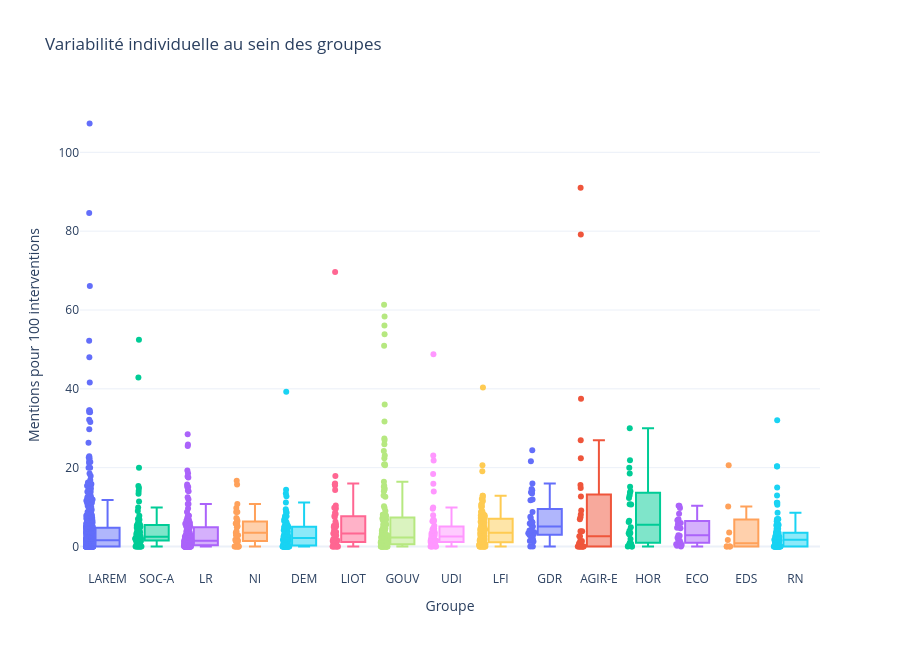

Notebook code for this chart:
### Code cell
fig = px.box(
    d,
    x="affiliation_et_gouv",
    y="mentions_100_interventions",
    color="affiliation_et_gouv",
    points="all",
    hover_name="nom_orateur_clean",
    hover_data={
        "interventions": True,
        "mentions": True,
        "mentions_100_interventions": ":.2f",
    },
    labels={
        "affiliation_et_gouv": "Groupe",
        "mentions_100_interventions": "Mentions pour 100 interventions",
    },
    title="Variabilité individuelle au sein des groupes",
)

fig.update_layout(height=650, template="plotly_white", showlegend=False)

fig.show()

### Figure 1 — Plotly figure (JSON) as saved in the notebook; plotly's stock layout.template omitted (floating-point values rounded to 4 significant figures; data arrays with more than 128 entries replaced by an {"elided": "..."} marker saying what was removed)
{"data": [{"alignmentgroup": "True", "boxpoints": "all", "customdata": {"elided": "422x2 int values"}, "hovertemplate": "<b>%{hovertext}</b><br><br>Groupe=%{x}<br>Mentions pour 100 interventions=%{y:.2f}<br>interventions=%{customdata[0]}<br>mentions=%{customdata[1]}<extra></extra>", "hovertext": {"elided": "422 str values"}, "legendgroup": "LAREM", "marker": {"color": "#636efa"}, "name": "LAREM", "notched": false, "offsetgroup": "LAREM", "orientation": "v", "showlegend": true, "type": "box", "x": {"elided": "422 str values"}, "x0": " ", "xaxis": "x", "y": {"elided": "422 float values"}, "y0": " ", "yaxis": "y"}, {"alignmentgroup": "True", "boxpoints": "all", "customdata": {"elided": "75x2 int values"}, "hovertemplate": "<b>%{hovertext}</b><br><br>Groupe=%{x}<br>Mentions pour 100 interventions=%{y:.2f}<br>interventions=%{customdata[0]}<br>mentions=%{customdata[1]}<extra></extra>", "hovertext": ["M. Alain David", "Mme Laurence Dumont", "M. Jérôme Guedj", "M. David Habib", "M. Jérôme Lambert", "M. Christophe Bouillon", "M. Olivier Dussopt", "M. Régis Juanico", "M. Guillaume Garot", "M. Christian Hutin", "Mme Marietta Karamanli", "Mme George Pau-Langevin", "Mme Delphine Batho", "M. Serge Letchimy", "M. Hervé Saulignac", "Mme Michèle Victory", "Mme Claudia Rouaux", "Mme Marie-Noëlle Battistel", "M. Bertrand Petit", "M. François Pupponi", "M. Luc Carvounas", "Mme Gisèle Biémouret", "M. Stéphane Le Foll", "M. Jean-Louis Bricout", "M. Dominique Potier", "M. Joaquim Pueyo", "Mme Christine Pires Beaune", "Mme Cécile Untermaier", "Mme Sylvie Tolmont", "M. Olivier Faure", "Mme Valérie Rabault", "Mme Ericka Bareigts", "M. Joël Aviragnet", "M. Christian Baptiste", "Mme Hélène Vainqueur-Christophe", "M. Philippe Naillet", "Mme Chantal Jourdan", "M. Boris Vallaud", "Mme Josette Manin", "M. Gérard Leseul", "Mme Isabelle Santiago", "Mme Lamia El Aaraje", "M. Arthur Delaporte", "M. Philippe Brun", "Mme Mélanie Thomin", "M. Mickaël Bouloux", "Mme Anna Pic", "M. Roger Vicot", "M. Inaki Echaniz", "Mme Fatiha Keloua Hachi", "M. Stéphane Delautrette", "M. Elie Califer", "M. Johnny Hajjar", "M. Alain David", "M. Boris Vallaud", "M. Christian Hutin", "M. David Habib", "M. Dominique Potier", "M. Guillaume Garot", "M. Gérard Leseul", "M. Hervé Saulignac", "M. Jean-Louis Bricout", "M. Joël Aviragnet", "M. Philippe Naillet", "Mme Chantal Jourdan", "Mme Christine Pires Beaune", "Mme Cécile Untermaier", "Mme Isabelle Santiago", "Mme Lamia El Aaraje", "Mme Laurence Dumont", "Mme Marie-Noëlle Battistel", "Mme Marietta Karamanli", "Mme Michèle Victory", "Mme Sylvie Tolmont", "Mme Valérie Rabault"], "legendgroup": "SOC-A", "marker": {"color": "#00cc96"}, "name": "SOC-A", "notched": false, "offsetgroup": "SOC-A", "orientation": "v", "showlegend": true, "type": "box", "x": ["SOC-A", "SOC-A", "SOC-A", "SOC-A", "SOC-A", "SOC-A", "SOC-A", "SOC-A", "SOC-A", "SOC-A", "SOC-A", "SOC-A", "SOC-A", "SOC-A", "SOC-A", "SOC-A", "SOC-A", "SOC-A", "SOC-A", "SOC-A", "SOC-A", "SOC-A", "SOC-A", "SOC-A", "SOC-A", "SOC-A", "SOC-A", "SOC-A", "SOC-A", "SOC-A", "SOC-A", "SOC-A", "SOC-A", "SOC-A", "SOC-A", "SOC-A", "SOC-A", "SOC-A", "SOC-A", "SOC-A", "SOC-A", "SOC-A", "SOC-A", "SOC-A", "SOC-A", "SOC-A", "SOC-A", "SOC-A", "SOC-A", "SOC-A", "SOC-A", "SOC-A", "SOC-A", "SOC-A", "SOC-A", "SOC-A", "SOC-A", "SOC-A", "SOC-A", "SOC-A", "SOC-A", "SOC-A", "SOC-A", "SOC-A", "SOC-A", "SOC-A", "SOC-A", "SOC-A", "SOC-A", "SOC-A", "SOC-A", "SOC-A", "SOC-A", "SOC-A", "SOC-A"], "x0": " ", "xaxis": "x", "y": [2.913, 0.8757, 3.272, 2.047, 0.3891, 5.018, 0.9901, 1.481, 1.656, 3.162, 4.754, 6.991, 1.859, 15.35, 6.041, 9.028, 2.174, 0.7634, 5.263, 3.295, 5.556, 2.381, 0.0, 0.612, 7.78, 5.528, 1.591, 4.393, 2.521, 5.906, 2.763, 0.8902, 1.46, 1.77, 2.5, 2.055, 1.408, 9.892, 6.977, 3.597, 5.797, 42.86, 3.857, 3.704, 2.804, 1.923, 1.77, 4.167, 1.977, 4.516, 1.961, 13.39, 20.0, 14.81, 1.418, 0.0, 2.041, 6.818, 0.0, 2.37, 11.43, 1.63, 2.083, 3.704, 0.0, 0.0, 14.1, 0.0, 52.45, 0.0, 0.0, 5.0, 0.0, 2.326, 1.961], "y0": " ", "yaxis": "y"}, {"alignmentgroup": "True", "boxpoints": "all", "customdata": {"elided": "175x2 int values"}, "hovertemplate": "<b>%{hovertext}</b><br><br>Groupe=%{x}<br>Mentions pour 100 interventions=%{y:.2f}<br>interventions=%{customdata[0]}<br>mentions=%{customdata[1]}<extra></extra>", "hovertext": {"elided": "175 str values"}, "legendgroup": "LR", "marker": {"color": "#ab63fa"}, "name": "LR", "notched": false, "offsetgroup": "LR", "orientation": "v", "showlegend": true, "type": "box", "x": {"elided": "175 str values"}, "x0": " ", "xaxis": "x", "y": {"elided": "175 float values"}, "y0": " ", "yaxis": "y"}, {"alignmentgroup": "True", "boxpoints": "all", "customdata": [[726, 71], [574, 10], [39, 2], [513, 25], [154, 9], [65, 1], [123, 0], [89, 5], [350, 21], [159, 25], [57, 5], [37, 4], [722, 11], [127, 0], [141, 2], [195, 2], [30, 5], [43, 3], [184, 10], [26, 1], [35, 1], [152, 0], [166, 12], [67, 1], [34, 2], [89, 0], [57, 5], [73, 1], [77, 5], [104, 0], [28, 0], [57, 2], [35, 1], [36, 0], [104, 3]], "hovertemplate": "<b>%{hovertext}</b><br><br>Groupe=%{x}<br>Mentions pour 100 interventions=%{y:.2f}<br>interventions=%{customdata[0]}<br>mentions=%{customdata[1]}<extra></extra>", "hovertext": ["M. Nicolas Dupont-Aignan", "M. Jean Lassalle", "Mme Véronique Besse", "Mme Delphine Batho", "Mme Sylvia Pinel", "M. Olivier Falorni", "Mme Jeanine Dubié", "Mme Delphine Bagarry", "M. Michel Castellani", "M. Jean-Félix Acquaviva", "M. Paul-André Colombani", "M. Sébastien Nadot", "Mme Emmanuelle Ménard", "M. Matthieu Orphelin", "Mme Émilie Cariou", "Mme Agnès Thill", "M. José Evrard", "M. Aurélien Taché", "M. M'jid El Guerrab", "Mme Paula Forteza", "M. Joachim Son-Forget", "Mme Albane Gaillot", "Mme Marie-France Lorho", "M. Guillaume Chiche", "M. Cédric Villani", "Mme Martine Wonner", "M. Hubert Julien-Laferrière", "M. Guillaume Chiche", "M. Nicolas Dupont-Aignan", "Mme Albane Gaillot", "Mme Delphine Bagarry", "Mme Delphine Batho", "Mme Marie-France Lorho", "Mme Martine Wonner", "Mme Émilie Cariou"], "legendgroup": "NI", "marker": {"color": "#FFA15A"}, "name": "NI", "notched": false, "offsetgroup": "NI", "orientation": "v", "showlegend": true, "type": "box", "x": ["NI", "NI", "NI", "NI", "NI", "NI", "NI", "NI", "NI", "NI", "NI", "NI", "NI", "NI", "NI", "NI", "NI", "NI", "NI", "NI", "NI", "NI", "NI", "NI", "NI", "NI", "NI", "NI", "NI", "NI", "NI", "NI", "NI", "NI", "NI"], "x0": " ", "xaxis": "x", "y": [9.78, 1.742, 5.128, 4.873, 5.844, 1.538, 0.0, 5.618, 6.0, 15.72, 8.772, 10.81, 1.524, 0.0, 1.418, 1.026, 16.67, 6.977, 5.435, 3.846, 2.857, 0.0, 7.229, 1.493, 5.882, 0.0, 8.772, 1.37, 6.494, 0.0, 0.0, 3.509, 2.857, 0.0, 2.885], "y0": " ", "yaxis": "y"}, {"alignmentgroup": "True", "boxpoints": "all", "customdata": {"elided": "97x2 int values"}, "hovertemplate": "<b>%{hovertext}</b><br><br>Groupe=%{x}<br>Mentions pour 100 interventions=%{y:.2f}<br>interventions=%{customdata[0]}<br>mentions=%{customdata[1]}<extra></extra>", "hovertext": ["M. Michel Fanget", "M. Philippe Vigier", "M. François Pupponi", "M. Olivier Falorni", "Mme Marielle de Sarnez", "M. Mohamed Laqhila", "M. Christophe Blanchet", "Mme Nadia Essayan", "M. Christophe Jerretie", "M. Jean-Pierre Cubertafon", "M. Philippe Berta", "M. Jean-Luc Lagleize", "M. Erwan Balanant", "Mme Sophie Mette", "Mme Sabine Thillaye", "Mme Élodie Jacquier-Laforge", "Mme Geneviève Darrieussecq", "M. Fabien Lainé", "M. Marc Fesneau", "M. Stéphane Baudu", "Mme Sarah El Haïry", "M. Luc Geismar", "Mme Sandrine Josso", "M. Richard Ramos", "M. Philippe Bolo", "M. Laurent Garcia", "Mme Géraldine Bannier", "M. Brahim Hammouche", "M. Jimmy Pahun", "Mme Perrine Goulet", "Mme Marguerite Deprez-Audebert", "M. Bruno Duvergé", "Mme Laurence Vichnievsky", "Mme Josy Poueyto", "M. Jean-Paul Mattei", "M. Sylvain Waserman", "Mme Florence Lasserre-David", "M. Vincent Bru", "Mme Nathalie Elimas", "M. David Corceiro", "Mme Justine Benin", "M. Max Mathiasin", "M. Frédéric Petit", "Mme Maud Petit", "Mme Blandine Brocard", "M. Patrick Mignola", "Mme Aude Luquet", "M. Jean-Louis Bourlanges", "M. Philippe Michel-Kleisbauer", "Mme Isabelle Florennes", "Mme Maud Gatel", "M. Jean-Noël Barrot", "Mme Michèle de Vaucouleurs", "M. Bruno Millienne", "M. Philippe Latombe", "M. Patrick Loiseau", "M. Nicolas Turquois", "M. Bruno Fuchs", "M. Cyrille Isaac-Sibille", "M. Romain Daubié", "M. Mickaël Cosson", "Mme Anne-Laure Babault", "M. Laurent Croizier", "M. Laurent Esquenet-Goxes", "M. Frédéric Zgainski", "M. Emmanuel Mandon", "Mme Mathilde Desjonquères", "Mme Delphine Lingemann", "Mme Louise Morel", "M. Hubert Ott", "M. Éric Martineau", "Mme Marina Ferrari", "M. Pascal Lecamp", "Mme Estelle Folest", "Mme Anne Bergantz", "M. Bruno Millienne", "M. Christophe Blanchet", "M. Christophe Jerretie", "M. Cyrille Isaac-Sibille", "M. Erwan Balanant", "M. François Pupponi", "M. Jean-Louis Bourlanges", "M. Jean-Paul Mattei", "M. Jimmy Pahun", "M. Mohamed Laqhila", "M. Nicolas Turquois", "M. Philippe Berta", "M. Philippe Latombe", "M. Philippe Vigier", "Mme Blandine Brocard", "Mme Frédérique Tuffnell", "Mme Géraldine Bannier", "Mme Laurence Vichnievsky", "Mme Maud Petit", "Mme Michèle de Vaucouleurs", "Mme Perrine Goulet", "Mme Sophie Mette"], "legendgroup": "DEM", "marker": {"color": "#19d3f3"}, "name": "DEM", "notched": false, "offsetgroup": "DEM", "orientation": "v", "showlegend": true, "type": "box", "x": ["DEM", "DEM", "DEM", "DEM", "DEM", "DEM", "DEM", "DEM", "DEM", "DEM", "DEM", "DEM", "DEM", "DEM", "DEM", "DEM", "DEM", "DEM", "DEM", "DEM", "DEM", "DEM", "DEM", "DEM", "DEM", "DEM", "DEM", "DEM", "DEM", "DEM", "DEM", "DEM", "DEM", "DEM", "DEM", "DEM", "DEM", "DEM", "DEM", "DEM", "DEM", "DEM", "DEM", "DEM", "DEM", "DEM", "DEM", "DEM", "DEM", "DEM", "DEM", "DEM", "DEM", "DEM", "DEM", "DEM", "DEM", "DEM", "DEM", "DEM", "DEM", "DEM", "DEM", "DEM", "DEM", "DEM", "DEM", "DEM", "DEM", "DEM", "DEM", "DEM", "DEM", "DEM", "DEM", "DEM", "DEM", "DEM", "DEM", "DEM", "DEM", "DEM", "DEM", "DEM", "DEM", "DEM", "DEM", "DEM", "DEM", "DEM", "DEM", "DEM", "DEM", "DEM", "DEM", "DEM", "DEM"], "x0": " ", "xaxis": "x", "y": [3.333, 4.424, 13.43, 6.944, 1.099, 1.617, 0.0, 6.098, 0.0, 1.818, 0.0, 6.061, 1.531, 3.804, 1.205, 2.85, 0.0, 0.0, 6.944, 0.0, 8.475, 4.762, 2.381, 1.553, 1.143, 7.368, 4.781, 11.14, 0.432, 3.68, 2.985, 0.0, 7.672, 1.98, 2.469, 1.647, 2.128, 4.142, 0.3012, 2.326, 6.486, 5.455, 2.524, 5.143, 4.626, 8.951, 1.06, 6.383, 4.717, 14.38, 0.0, 4.511, 2.506, 0.6274, 0.6383, 3.704, 3.07, 2.032, 0.8439, 0.7576, 3.704, 0.0, 1.189, 3.75, 0.0, 9.474, 0.0, 6.542, 0.4444, 39.29, 2.532, 0.9346, 2.158, 0.0, 8.571, 0.3976, 0.0, 0.0, 0.0, 3.704, 6.757, 7.692, 1.695, 0.0, 0.0, 1.724, 0.0, 0.0, 0.0, 4.938, 0.0, 0.0, 12.73, 5.128, 0.0, 5.263, 0.0], "y0": " ", "yaxis": "y"}, {"alignmentgroup": "True", "boxpoints": "all", "customdata": [[319, 20], [31, 0], [276, 8], [44, 0], [59, 0], [761, 23], [757, 40], [399, 9], [81, 4], [1011, 41], [108, 4], [919, 13], [79, 55], [714, 70], [434, 8], [1173, 15], [453, 65], [327, 28], [77, 8], [46, 0], [59, 2], [142, 8], [109, 4], [71, 11], [285, 22], [125, 1], [292, 4], [176, 2], [153, 5], [110, 1], [128, 0], [267, 10], [125, 2], [112, 20], [2136, 54], [97, 8], [210, 1], [303, 3], [37, 0], [25, 4], [42, 0], [176, 3], [98, 5], [38, 6], [36, 1], [40, 3], [114, 11]], "hovertemplate": "<b>%{hovertext}</b><br><br>Groupe=%{x}<br>Mentions pour 100 interventions=%{y:.2f}<br>interventions=%{customdata[0]}<br>mentions=%{customdata[1]}<extra></extra>", "hovertext": ["M. Jean Lassalle", "M. Pierre Morel-À-L'Huissier", "M. Yannick Favennec Becot", "M. Guy Bricout", "M. Jean-Luc Warsmann", "M. Philippe Vigier", "M. Bertrand Pancher", "Mme Sylvia Pinel", "M. Jean-Michel Clément", "M. François Pupponi", "M. Jean-Louis Bricout", "M. François-Michel Lambert", "M. Olivier Falorni", "M. Paul Molac", "Mme Jeanine Dubié", "M. Michel Castellani", "M. Jean-Félix Acquaviva", "M. Paul-André Colombani", "M. Benoit Simian", "M. Matthieu Orphelin", "Mme Jennifer De Temmerman", "Mme Béatrice Descamps", "M. Olivier Serva", "M. Max Mathiasin", "M. M'jid El Guerrab", "Mme Nathalie Bassire", "Mme Frédérique Dumas", "M. Christophe Naegelen", "Mme Martine Wonner", "M. Laurent Panifous", "M. David Taupiac", "M. Benjamin Saint-Huile", "M. Stéphane Lenormand", "Mme Estelle Youssouffa", "M. Charles de Courson", "M. Bertrand Pancher", "M. Charles de Courson", "M. François-Michel Lambert", "M. Jean Lassalle", "M. Jean-Félix Acquaviva", "M. Jean-Michel Clément", "M. Michel Castellani", "M. Paul Molac", "Mme Frédérique Dumas", "Mme Jennifer De Temmerman", "Mme Martine Wonner", "Mme Sylvia Pinel"], "legendgroup": "LIOT", "marker": {"color": "#FF6692"}, "name": "LIOT", "notched": false, "offsetgroup": "LIOT", "orientation": "v", "showlegend": true, "type": "box", "x": ["LIOT", "LIOT", "LIOT", "LIOT", "LIOT", "LIOT", "LIOT", "LIOT", "LIOT", "LIOT", "LIOT", "LIOT", "LIOT", "LIOT", "LIOT", "LIOT", "LIOT", "LIOT", "LIOT", "LIOT", "LIOT", "LIOT", "LIOT", "LIOT", "LIOT", "LIOT", "LIOT", "LIOT", "LIOT", "LIOT", "LIOT", "LIOT", "LIOT", "LIOT", "LIOT", "LIOT", "LIOT", "LIOT", "LIOT", "LIOT", "LIOT", "LIOT", "LIOT", "LIOT", "LIOT", "LIOT", "LIOT"], "x0": " ", "xaxis": "x", "y": [6.27, 0.0, 2.899, 0.0, 0.0, 3.022, 5.284, 2.256, 4.938, 4.055, 3.704, 1.415, 69.62, 9.804, 1.843, 1.279, 14.35, 8.563, 10.39, 0.0, 3.39, 5.634, 3.67, 15.49, 7.719, 0.8, 1.37, 1.136, 3.268, 0.9091, 0.0, 3.745, 1.6, 17.86, 2.528, 8.247, 0.4762, 0.9901, 0.0, 16.0, 0.0, 1.705, 5.102, 15.79, 2.778, 7.5, 9.649], "y0": " ", "yaxis": "y"}, {"alignmentgroup": "True", "boxpoints": "all", "customdata": {"elided": "135x2 int values"}, "hovertemplate": "<b>%{hovertext}</b><br><br>Groupe=%{x}<br>Mentions pour 100 interventions=%{y:.2f}<br>interventions=%{customdata[0]}<br>mentions=%{customdata[1]}<extra></extra>", "hovertext": {"elided": "135 str values"}, "legendgroup": "GOUV", "marker": {"color": "#B6E880"}, "name": "GOUV", "notched": false, "offsetgroup": "GOUV", "orientation": "v", "showlegend": true, "type": "box", "x": {"elided": "135 str values"}, "x0": " ", "xaxis": "x", "y": {"elided": "135 float values"}, "y0": " ", "yaxis": "y"}, {"alignmentgroup": "True", "boxpoints": "all", "customdata": [[97, 2], [195, 8], [173, 1], [107, 5], [323, 9], [117, 3], [408, 2], [157, 1], [364, 6], [39, 9], [1076, 171], [234, 4], [575, 3], [560, 18], [1843, 6], [177, 2], [37, 1], [879, 46], [123, 60], [409, 6], [215, 30], [63, 5], [384, 38], [289, 13], [156, 3], [563, 9], [410, 6], [210, 3], [249, 5], [343, 22], [230, 22], [123, 8], [43, 0], [97, 4], [525, 19], [99, 1], [189, 13], [25, 0], [873, 10], [59, 2], [38, 7], [55, 12], [74, 2], [162, 7], [35, 1], [28, 0], [187, 3], [35, 0], [134, 0], [47, 1], [107, 1]], "hovertemplate": "<b>%{hovertext}</b><br><br>Groupe=%{x}<br>Mentions pour 100 interventions=%{y:.2f}<br>interventions=%{customdata[0]}<br>mentions=%{customdata[1]}<extra></extra>", "hovertext": ["M. Maurice Leroy", "M. Pierre Morel-À-L'Huissier", "M. Yannick Favennec Becot", "M. Stéphane Demilly", "M. Michel Zumkeller", "M. Antoine Herth", "M. Francis Vercamer", "M. Guy Bricout", "Mme Agnès Firmin Le Bodo", "M. Yves Jégo", "M. Jean-Christophe Lagarde", "M. Jean-Luc Warsmann", "Mme Laure de La Raudière", "M. Philippe Vigier", "M. Thierry Benoit", "M. Bertrand Pancher", "M. Franck Riester", "M. Pascal Brindeau", "M. Philippe Gomès", "M. Paul Christophe", "M. Olivier Becht", "M. Grégory Labille", "M. Meyer Habib", "Mme Maina Sage", "M. Vincent Ledoux", "Mme Sophie Auconie", "Mme Lise Magnier", "Mme Valérie Six", "Mme Agnès Thill", "Mme Béatrice Descamps", "M. Philippe Dunoyer", "Mme Nicole Sanquer", "M. Joachim Son-Forget", "Mme Frédérique Dumas", "M. Christophe Naegelen", "Mme Patricia Lemoine", "M. Pierre-Yves Bournazel", "Mme Sophie Métadier", "M. Charles de Courson", "M. Christophe Naegelen", "M. Jean-Christophe Lagarde", "M. Meyer Habib", "M. Michel Zumkeller", "M. Pascal Brindeau", "M. Philippe Gomès", "M. Pierre Morel-À-L'Huissier", "M. Thierry Benoit", "M. Yannick Favennec Becot", "Mme Agnès Thill", "Mme Béatrice Descamps", "Mme Valérie Six"], "legendgroup": "UDI", "marker": {"color": "#FF97FF"}, "name": "UDI", "notched": false, "offsetgroup": "UDI", "orientation": "v", "showlegend": true, "type": "box", "x": ["UDI", "UDI", "UDI", "UDI", "UDI", "UDI", "UDI", "UDI", "UDI", "UDI", "UDI", "UDI", "UDI", "UDI", "UDI", "UDI", "UDI", "UDI", "UDI", "UDI", "UDI", "UDI", "UDI", "UDI", "UDI", "UDI", "UDI", "UDI", "UDI", "UDI", "UDI", "UDI", "UDI", "UDI", "UDI", "UDI", "UDI", "UDI", "UDI", "UDI", "UDI", "UDI", "UDI", "UDI", "UDI", "UDI", "UDI", "UDI", "UDI", "UDI", "UDI"], "x0": " ", "xaxis": "x", "y": [2.062, 4.103, 0.578, 4.673, 2.786, 2.564, 0.4902, 0.6369, 1.648, 23.08, 15.89, 1.709, 0.5217, 3.214, 0.3256, 1.13, 2.703, 5.233, 48.78, 1.467, 13.95, 7.937, 9.896, 4.498, 1.923, 1.599, 1.463, 1.429, 2.008, 6.414, 9.565, 6.504, 0.0, 4.124, 3.619, 1.01, 6.878, 0.0, 1.145, 3.39, 18.42, 21.82, 2.703, 4.321, 2.857, 0.0, 1.604, 0.0, 0.0, 2.128, 0.9346], "y0": " ", "yaxis": "y"}, {"alignmentgroup": "True", "boxpoints": "all", "customdata": {"elided": "94x2 int values"}, "hovertemplate": "<b>%{hovertext}</b><br><br>Groupe=%{x}<br>Mentions pour 100 interventions=%{y:.2f}<br>interventions=%{customdata[0]}<br>mentions=%{customdata[1]}<extra></extra>", "hovertext": ["M. Jean-Luc Mélenchon", "Mme Élisa Martin", "Mme Clémentine Autain", "M. Jean-Philippe Nilor", "Mme Bénédicte Taurine", "M. Michel Larive", "M. Loïc Prud'homme", "Mme Muriel Ressiguier", "Mme Caroline Fiat", "M. Adrien Quatennens", "M. Ugo Bernalicis", "M. Bastien Lachaud", "Mme Mathilde Panot", "M. Jean-Hugues Ratenon", "M. Éric Coquerel", "M. Alexis Corbière", "Mme Sabine Rubin", "Mme Danièle Obono", "M. François Ruffin", "Mme Sophia Chikirou", "Mme Sarah Legrain", "M. Léo Walter", "M. Laurent Alexandre", "M. Manuel Bompard", "M. Hendrik Davi", "M. Sébastien Delogu", "Mme Murielle Lepvraud", "Mme Catherine Couturier", "Mme Pascale Martin", "M. Michel Sala", "M. Hadrien Clouet", "Mme Anne Stambach-Terrenoir", "M. François Piquemal", "M. Christophe Bex", "Mme Nathalie Oziol", "M. Sébastien Rome", "M. Sylvain Carrière", "M. Frédéric Mathieu", "Mme Mathilde Hignet", "Mme Andrée Taurinya", "M. Andy Kerbrat", "Mme Ségolène Amiot", "M. Matthias Tavel", "Mme Charlotte Leduc", "Mme Martine Etienne", "M. David Guiraud", "Mme Marianne Maximi", "M. Emmanuel Fernandes", "M. Gabriel Amard", "M. Idir Boumertit", "M. Rodrigo Arenas", "Mme Élise Leboucher", "M. Jean-François Coulomme", "Mme Aurélie Trouvé", "Mme Alma Dufour", "Mme Nadège Abomangoli", "M. Jérôme Legavre", "Mme Clémence Guetté", "M. Louis Boyard", "M. Damien Maudet", "Mme Rachel Keke", "Mme Ersilia Soudais", "Mme Manon Meunier", "M. Maxime Laisney", "M. Florian Chauche", "Mme Farida Amrani", "M. Paul Vannier", "M. Carlos Martens Bilongo", "M. Arnaud Le Gall", "M. William Martinet", "M. Antoine Léaument", "Mme Karen Erodi", "M. Aurélien Saintoul", "Mme Danielle Simonnet", "M. Thomas Portes", "M. Perceval Gaillard", "M. Aymeric Caron", "Mme Raquel Garrido", "M. René Pilato", "M. Adrien Quatennens", "M. Alexis Corbière", "M. Bastien Lachaud", "M. François Ruffin", "M. Jean-Hugues Ratenon", "M. Jean-Luc Mélenchon", "M. Loïc Prud'homme", "M. Michel Larive", "M. Ugo Bernalicis", "M. Éric Coquerel", "Mme Bénédicte Taurine", "Mme Caroline Fiat", "Mme Danièle Obono", "Mme Mathilde Panot", "Mme Sabine Rubin"], "legendgroup": "LFI", "marker": {"color": "#FECB52"}, "name": "LFI", "notched": false, "offsetgroup": "LFI", "orientation": "v", "showlegend": true, "type": "box", "x": ["LFI", "LFI", "LFI", "LFI", "LFI", "LFI", "LFI", "LFI", "LFI", "LFI", "LFI", "LFI", "LFI", "LFI", "LFI", "LFI", "LFI", "LFI", "LFI", "LFI", "LFI", "LFI", "LFI", "LFI", "LFI", "LFI", "LFI", "LFI", "LFI", "LFI", "LFI", "LFI", "LFI", "LFI", "LFI", "LFI", "LFI", "LFI", "LFI", "LFI", "LFI", "LFI", "LFI", "LFI", "LFI", "LFI", "LFI", "LFI", "LFI", "LFI", "LFI", "LFI", "LFI", "LFI", "LFI", "LFI", "LFI", "LFI", "LFI", "LFI", "LFI", "LFI", "LFI", "LFI", "LFI", "LFI", "LFI", "LFI", "LFI", "LFI", "LFI", "LFI", "LFI", "LFI", "LFI", "LFI", "LFI", "LFI", "LFI", "LFI", "LFI", "LFI", "LFI", "LFI", "LFI", "LFI", "LFI", "LFI", "LFI", "LFI", "LFI", "LFI", "LFI", "LFI"], "x0": " ", "xaxis": "x", "y": [12.4, 3.232, 8.279, 0.0, 6.091, 8.262, 1.489, 6.957, 1.622, 5.714, 2.607, 10.59, 8.963, 5.0, 6.091, 12.02, 10.93, 4.076, 3.315, 0.624, 0.3546, 5.021, 6.667, 0.7712, 0.0, 4.969, 4.348, 1.799, 2.083, 4.0, 1.259, 0.0, 8.763, 2.679, 0.4796, 10.17, 2.02, 1.319, 0.0, 5.252, 7.917, 0.6067, 1.472, 9.89, 0.0, 2.439, 12.84, 2.778, 2.073, 0.0, 6.452, 1.099, 2.222, 1.431, 0.0, 7.965, 0.0, 0.9615, 2.838, 3.535, 3.448, 12.9, 0.5495, 1.034, 0.0, 0.3704, 7.225, 5.769, 1.476, 3.947, 10.3, 0.0, 3.406, 7.517, 6.25, 19.12, 6.897, 4.127, 2.899, 4.0, 40.33, 7.895, 0.3953, 2.0, 20.63, 0.5525, 5.263, 4.326, 11.54, 0.0, 0.5871, 4.483, 7.95, 7.059], "y0": " ", "yaxis": "y"}, {"alignmentgroup": "True", "boxpoints": "all", "customdata": [[2316, 96], [5130, 80], [163, 5], [717, 44], [250, 7], [310, 67], [594, 80], [2341, 48], [4211, 213], [900, 28], [1712, 72], [153, 21], [34, 4], [66, 5], [125, 20], [2815, 247], [1347, 71], [1183, 43], [5485, 319], [252, 15], [360, 8], [89, 5], [84, 10], [28, 4], [33, 1], [110, 7], [141, 0], [283, 10], [215, 3], [99, 4], [151, 22], [204, 6], [115, 2], [215, 0], [536, 18], [315, 4], [160, 22], [226, 9], [83, 6], [50, 3], [135, 33]], "hovertemplate": "<b>%{hovertext}</b><br><br>Groupe=%{x}<br>Mentions pour 100 interventions=%{y:.2f}<br>interventions=%{customdata[0]}<br>mentions=%{customdata[1]}<extra></extra>", "hovertext": ["M. André Chassaigne", "M. Jean-Paul Lecoq", "Mme Huguette Bello", "M. Nicolas Sansu", "M. Jean-Philippe Nilor", "M. Gabriel Serville", "Mme Marie-George Buffet", "M. Jean-Paul Dufrègne", "M. Pierre Dharréville", "M. Alain Bruneel", "M. Fabien Roussel", "Mme Soumya Bourouaha", "M. Jiovanny William", "Mme Manuéla Kéclard-Mondésir", "M. Moetai Brotherson", "M. Stéphane Peu", "Mme Elsa Faucillon", "M. Hubert Wulfranc", "M. Sébastien Jumel", "Mme Karine Lebon", "M. Yannick Monnet", "M. Jean-Marc Tellier", "M. Tematai Le Gayic", "M. Steve Chailloux", "Mme Mereana Reid Arbelot", "M. Marcellin Nadeau", "M. Jean-Victor Castor", "M. Davy Rimane", "Mme Emeline K/Bidi", "M. Frédéric Maillot", "M. Alain Bruneel", "M. André Chassaigne", "M. Hubert Wulfranc", "M. Jean-Paul Dufrègne", "M. Jean-Paul Lecoq", "M. Pierre Dharréville", "M. Stéphane Peu", "M. Sébastien Jumel", "Mme Elsa Faucillon", "Mme Karine Lebon", "Mme Marie-George Buffet"], "legendgroup": "GDR", "marker": {"color": "#636efa"}, "name": "GDR", "notched": false, "offsetgroup": "GDR", "orientation": "v", "showlegend": true, "type": "box", "x": ["GDR", "GDR", "GDR", "GDR", "GDR", "GDR", "GDR", "GDR", "GDR", "GDR", "GDR", "GDR", "GDR", "GDR", "GDR", "GDR", "GDR", "GDR", "GDR", "GDR", "GDR", "GDR", "GDR", "GDR", "GDR", "GDR", "GDR", "GDR", "GDR", "GDR", "GDR", "GDR", "GDR", "GDR", "GDR", "GDR", "GDR", "GDR", "GDR", "GDR", "GDR"], "x0": " ", "xaxis": "x", "y": [4.145, 1.559, 3.067, 6.137, 2.8, 21.61, 13.47, 2.05, 5.058, 3.111, 4.206, 13.73, 11.76, 7.576, 16.0, 8.774, 5.271, 3.635, 5.816, 5.952, 2.222, 5.618, 11.9, 14.29, 3.03, 6.364, 0.0, 3.534, 1.395, 4.04, 14.57, 2.941, 1.739, 0.0, 3.358, 1.27, 13.75, 3.982, 7.229, 6.0, 24.44], "y0": " ", "yaxis": "y"}, {"alignmentgroup": "True", "boxpoints": "all", "customdata": [[37, 3], [155, 4], [78, 3], [91, 0], [63, 17], [164, 2], [100, 0], [91, 0], [76, 17], [77, 3], [133, 1], [142, 13], [48, 18], [32, 5], [142, 18], [147, 2], [111, 101], [45, 0], [29, 2], [54, 4], [25, 0], [27, 4], [30, 0], [48, 38], [60, 0], [73, 1], [39, 0], [60, 0], [38, 1]], "hovertemplate": "<b>%{hovertext}</b><br><br>Groupe=%{x}<br>Mentions pour 100 interventions=%{y:.2f}<br>interventions=%{customdata[0]}<br>mentions=%{customdata[1]}<extra></extra>", "hovertext": ["M. Antoine Herth", "Mme Agnès Firmin Le Bodo", "Mme Laure de La Raudière", "M. Paul Christophe", "M. Olivier Becht", "Mme Maina Sage", "M. Vincent Ledoux", "Mme Annie Chapelier", "M. Christophe Euzet", "Mme Aina Kuric", "Mme Lise Magnier", "M. Dimitri Houbron", "Mme Valérie Petit", "M. Benoit Potterie", "M. M'jid El Guerrab", "Mme Patricia Lemoine", "M. Pierre-Yves Bournazel", "M. Antoine Herth", "M. Dimitri Houbron", "M. Loïc Kervran", "M. Luc Lamirault", "M. M'jid El Guerrab", "M. Paul Christophe", "M. Pierre-Yves Bournazel", "Mme Agnès Firmin Le Bodo", "Mme Annie Chapelier", "Mme Lise Magnier", "Mme Maina Sage", "Mme Valérie Petit"], "legendgroup": "AGIR-E", "marker": {"color": "#EF553B"}, "name": "AGIR-E", "notched": false, "offsetgroup": "AGIR-E", "orientation": "v", "showlegend": true, "type": "box", "x": ["AGIR-E", "AGIR-E", "AGIR-E", "AGIR-E", "AGIR-E", "AGIR-E", "AGIR-E", "AGIR-E", "AGIR-E", "AGIR-E", "AGIR-E", "AGIR-E", "AGIR-E", "AGIR-E", "AGIR-E", "AGIR-E", "AGIR-E", "AGIR-E", "AGIR-E", "AGIR-E", "AGIR-E", "AGIR-E", "AGIR-E", "AGIR-E", "AGIR-E", "AGIR-E", "AGIR-E", "AGIR-E", "AGIR-E"], "x0": " ", "xaxis": "x", "y": [8.108, 2.581, 3.846, 0.0, 26.98, 1.22, 0.0, 0.0, 22.37, 3.896, 0.7519, 9.155, 37.5, 15.62, 12.68, 1.361, 90.99, 0.0, 6.897, 7.407, 0.0, 14.81, 0.0, 79.17, 0.0, 1.37, 0.0, 0.0, 2.632], "y0": " ", "yaxis": "y"}, {"alignmentgroup": "True", "boxpoints": "all", "customdata": [[29, 1], [255, 0], [105, 21], [650, 1], [33, 5], [146, 1], [82, 4], [53, 1], [57, 7], [27, 5], [113, 7], [106, 1], [110, 15], [160, 17], [72, 0], [230, 15], [89, 3], [150, 1], [50, 15], [28, 3], [32, 7], [130, 0], [57, 8], [232, 7], [54, 7], [252, 10]], "hovertemplate": "<b>%{hovertext}</b><br><br>Groupe=%{x}<br>Mentions pour 100 interventions=%{y:.2f}<br>interventions=%{customdata[0]}<br>mentions=%{customdata[1]}<extra></extra>", "hovertext": ["Mme Agnès Firmin Le Bodo", "M. Thierry Benoit", "M. Laurent Marcangeli", "M. Paul Christophe", "M. Loïc Kervran", "M. Luc Lamirault", "M. Jean-Charles Larsonneur", "M. François Jolivet", "Mme Lise Magnier", "Mme Isabelle Rauch", "Mme Naïma Moutchou", "M. Vincent Thiébaut", "M. Philippe Pradal", "M. Jérémie Patrier-Leitus", "M. Christophe Plassard", "M. Henri Alfandari", "M. François Gernigon", "Mme Anne Le Hénanff", "Mme Félicie Gérard", "Mme Stéphanie Kochert", "M. Didier Lemaire", "Mme Anne-Cécile Violland", "Mme Agnès Carel", "Mme Marie-Agnès Poussier-Winsback", "Mme Béatrice Bellamy", "M. Frédéric Valletoux"], "legendgroup": "HOR", "marker": {"color": "#00cc96"}, "name": "HOR", "notched": false, "offsetgroup": "HOR", "orientation": "v", "showlegend": true, "type": "box", "x": ["HOR", "HOR", "HOR", "HOR", "HOR", "HOR", "HOR", "HOR", "HOR", "HOR", "HOR", "HOR", "HOR", "HOR", "HOR", "HOR", "HOR", "HOR", "HOR", "HOR", "HOR", "HOR", "HOR", "HOR", "HOR", "HOR"], "x0": " ", "xaxis": "x", "y": [3.448, 0.0, 20.0, 0.1538, 15.15, 0.6849, 4.878, 1.887, 12.28, 18.52, 6.195, 0.9434, 13.64, 10.62, 0.0, 6.522, 3.371, 0.6667, 30.0, 10.71, 21.88, 0.0, 14.04, 3.017, 12.96, 3.968], "y0": " ", "yaxis": "y"}, {"alignmentgroup": "True", "boxpoints": "all", "customdata": [[475, 7], [266, 1], [168, 8], [36, 3], [452, 30], [547, 31], [410, 9], [641, 10], [118, 1], [509, 1], [388, 38], [302, 18], [710, 9], [144, 10], [977, 28], [343, 2], [219, 13], [568, 5], [279, 0], [37, 1], [2541, 263], [108, 5], [281, 29]], "hovertemplate": "<b>%{hovertext}</b><br><br>Groupe=%{x}<br>Mentions pour 100 interventions=%{y:.2f}<br>interventions=%{customdata[0]}<br>mentions=%{customdata[1]}<extra></extra>", "hovertext": ["Mme Delphine Batho", "Mme Eva Sas", "M. Aurélien Taché", "M. Hubert Julien-Laferrière", "Mme Sophie Taillé-Polian", "Mme Marie Pochon", "M. Sébastien Peytavie", "Mme Christine Arrighi", "M. Nicolas Thierry", "M. Charles Fournier", "Mme Cyrielle Chatelain", "M. Jérémie Iordanoff", "Mme Julie Laernoes", "M. Jean-Claude Raux", "Mme Sandra Regol", "Mme Marie-Charlotte Garin", "M. Julien Bayou", "Mme Sandrine Rousseau", "Mme Lisa Belluco", "M. Karim Ben Cheikh", "M. Benjamin Lucas", "Mme Francesca Pasquini", "Mme Sabrina Sebaihi"], "legendgroup": "ECO", "marker": {"color": "#ab63fa"}, "name": "ECO", "notched": false, "offsetgroup": "ECO", "orientation": "v", "showlegend": true, "type": "box", "x": ["ECO", "ECO", "ECO", "ECO", "ECO", "ECO", "ECO", "ECO", "ECO", "ECO", "ECO", "ECO", "ECO", "ECO", "ECO", "ECO", "ECO", "ECO", "ECO", "ECO", "ECO", "ECO", "ECO"], "x0": " ", "xaxis": "x", "y": [1.474, 0.3759, 4.762, 8.333, 6.637, 5.667, 2.195, 1.56, 0.8475, 0.1965, 9.794, 5.96, 1.268, 6.944, 2.866, 0.5831, 5.936, 0.8803, 0.0, 2.703, 10.35, 4.63, 10.32], "y0": " ", "yaxis": "y"}, {"alignmentgroup": "True", "boxpoints": "all", "customdata": [[56, 2], [34, 7], [35, 0], [49, 0], [179, 3], [82, 0], [79, 8], [51, 0]], "hovertemplate": "<b>%{hovertext}</b><br><br>Groupe=%{x}<br>Mentions pour 100 interventions=%{y:.2f}<br>interventions=%{customdata[0]}<br>mentions=%{customdata[1]}<extra></extra>", "hovertext": ["Mme Delphine Batho", "Mme Delphine Bagarry", "Mme Annie Chapelier", "M. Matthieu Orphelin", "Mme Émilie Cariou", "Mme Albane Gaillot", "M. Guillaume Chiche", "M. Cédric Villani"], "legendgroup": "EDS", "marker": {"color": "#FFA15A"}, "name": "EDS", "notched": false, "offsetgroup": "EDS", "orientation": "v", "showlegend": true, "type": "box", "x": ["EDS", "EDS", "EDS", "EDS", "EDS", "EDS", "EDS", "EDS"], "x0": " ", "xaxis": "x", "y": [3.571, 20.59, 0.0, 0.0, 1.676, 0.0, 10.13, 0.0], "y0": " ", "yaxis": "y"}, {"alignmentgroup": "True", "boxpoints": "all", "customdata": {"elided": "86x2 int values"}, "hovertemplate": "<b>%{hovertext}</b><br><br>Groupe=%{x}<br>Mentions pour 100 interventions=%{y:.2f}<br>interventions=%{customdata[0]}<br>mentions=%{customdata[1]}<extra></extra>", "hovertext": ["M. Gilbert Collard", "M. Hervé de Lépinau", "M. Nicolas Meizonnet", "Mme Emmanuelle Ménard", "M. Sébastien Chenu", "M. Ludovic Pajot", "Mme Marine Le Pen", "M. Emmanuel Blairy", "M. Louis Aliot", "Mme Catherine Pujol", "M. Bruno Bilde", "Mme Marie-France Lorho", "M. Jérôme Buisson", "M. Nicolas Dragon", "M. José Beaurain", "M. Jocelyn Dessigny", "M. Jorys Bovet", "M. Jordan Guitton", "Mme Angélique Ranc", "M. Christophe Barthès", "M. Frédéric Falcon", "M. Julien Rancoule", "Mme Gisèle Lelouis", "M. Lionel Tivoli", "Mme Alexandra Masson", "M. Bryan Masson", "Mme Joëlle Mélin", "M. José Gonzalez", "M. Romain Baubry", "M. Emmanuel Taché de la Pagerie", "M. Franck Allisio", "Mme Caroline Colombier", "Mme Katiana Levavasseur", "M. Kévin Mauvieux", "M. Timothée Houssin", "Mme Lisette Pollet", "Mme Christine Loir", "M. Serge Muller", "M. Yoann Gillet", "Mme Pascale Bordes", "M. Pierre Meurin", "Mme Stéphanie Galzy", "M. Aurélien Lopez-Liguori", "Mme Edwige Diaz", "M. Grégoire de Fournas", "M. Alexis Jolly", "M. Roger Chudeau", "Mme Annick Cousin", "Mme Mathilde Paris", "M. Thomas Ménagé", "Mme Hélène Laporte", "Mme Florence Goulet", "M. Christophe Bentz", "Mme Laurence Robert-Dehault", "M. Michaël Taverne", "M. Pierrick Berteloot", "M. Matthieu Marchio", "M. Thibaut François", "M. Philippe Ballard", "M. Alexandre Sabatou", "M. Kévin Pfeffer", "M. Alexandre Loubet", "M. Laurent Jacobelli", "M. Victor Catteau", "Mme Caroline Parmentier", "M. Thierry Frappé", "Mme Christine Engrand", "M. Michel Guiniot", "Mme Sandrine Dogor-Such", "Mme Michèle Martinez", "Mme Sophie Blanc", "M. Antoine Villedieu", "M. Emeric Salmon", "Mme Béatrice Roullaud", "M. Julien Odoul", "M. Jean-Philippe Tanguy", "Mme Yaël Menache", "M. Frédéric Cabrolier", "Mme Marine Hamelet", "Mme Laure Lavalette", "M. Philippe Lottiaux", "Mme Julie Lechanteux", "M. Frank Giletti", "M. Frédéric Boccaletti", "M. Philippe Schreck", "Mme Emmanuelle Ménard"], "legendgroup": "RN", "marker": {"color": "#19d3f3"}, "name": "RN", "notched": false, "offsetgroup": "RN", "orientation": "v", "showlegend": true, "type": "box", "x": ["RN", "RN", "RN", "RN", "RN", "RN", "RN", "RN", "RN", "RN", "RN", "RN", "RN", "RN", "RN", "RN", "RN", "RN", "RN", "RN", "RN", "RN", "RN", "RN", "RN", "RN", "RN", "RN", "RN", "RN", "RN", "RN", "RN", "RN", "RN", "RN", "RN", "RN", "RN", "RN", "RN", "RN", "RN", "RN", "RN", "RN", "RN", "RN", "RN", "RN", "RN", "RN", "RN", "RN", "RN", "RN", "RN", "RN", "RN", "RN", "RN", "RN", "RN", "RN", "RN", "RN", "RN", "RN", "RN", "RN", "RN", "RN", "RN", "RN", "RN", "RN", "RN", "RN", "RN", "RN", "RN", "RN", "RN", "RN", "RN", "RN"], "x0": " ", "xaxis": "x", "y": [1.724, 1.31, 1.299, 1.786, 3.352, 3.631, 2.588, 1.587, 20.27, 0.0, 14.96, 5.263, 0.8621, 0.0, 0.0, 0.267, 0.0, 4.516, 3.226, 0.0, 3.371, 0.0, 0.0, 1.887, 0.0, 20.34, 0.0, 1.449, 6.383, 0.0, 8.571, 0.8403, 2.941, 1.734, 1.282, 3.448, 0.0, 0.0, 5.587, 1.923, 1.598, 2.632, 5.357, 2.395, 0.0, 6.897, 32.0, 2.326, 2.222, 0.1972, 4.598, 11.11, 0.4762, 3.509, 4.464, 0.4831, 10.61, 0.0, 0.9804, 2.586, 0.0, 6.993, 1.153, 0.9259, 1.86, 0.0, 0.0, 11.11, 0.0, 0.0, 6.897, 3.226, 0.6098, 0.0, 12.92, 5.381, 1.042, 0.0, 2.439, 2.168, 1.587, 3.077, 0.0, 0.5848, 1.087, 1.656], "y0": " ", "yaxis": "y"}], "layout": {"boxmode": "overlay", "height": 650, "legend": {"title": {"text": "Groupe"}, "tracegroupgap": 0}, "showlegend": false, "title": {"text": "Variabilité individuelle au sein des groupes"}, "xaxis": {"anchor": "y", "categoryarray": ["LAREM", null, "SOC-A", "LR", "NI", "DEM", "LIOT", "GOUV", "UDI", "LFI", "GDR", "AGIR-E", "HOR", "ECO", "EDS", "RN"], "categoryorder": "array", "domain": [0, 1], "title": {"text": "Groupe"}}, "yaxis": {"anchor": "x", "domain": [0, 1], "title": {"text": "Mentions pour 100 interventions"}}}}
